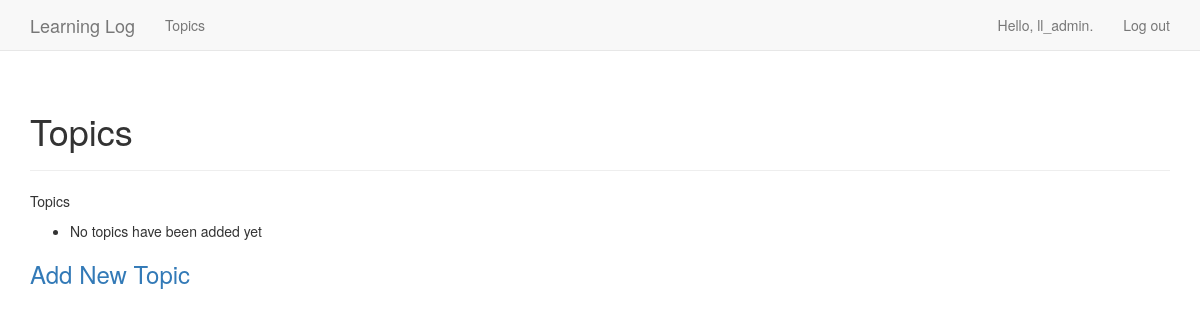
The page /topics/ (signed in) on the database as committed earlier.
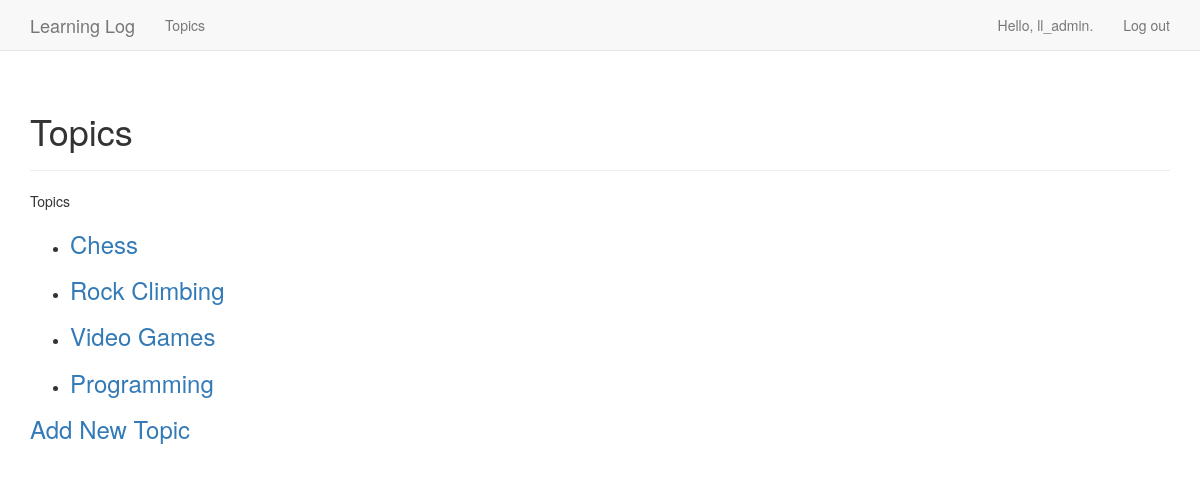
The same page on the database as committed later.
### learning_logs/models.py (models this page shows)
class Topic(models.Model):
    text = models.CharField(max_length=150)
    date_added = models.DateTimeField(auto_now_add=True)
    owner = models.ForeignKey(User, on_delete=models.CASCADE)
    def __str__(self):
        return self.text

### learning_logs/views.py (the view)
# urls.py: path('topics/', views.topics, name='topics'),
@login_required
def topics(request):
    topics = Topic.objects.filter(owner=request.user).order_by('date_added')
    context = {'topics': topics}
    return render(request, 'learning_logs/topics.html', context)

### learning_logs/templates/learning_logs/topics.html
{% extends "learning_logs/base.html" %}
{% block header %}
<h1>Topics</h1>
{% endblock header %}
{% block content %}
<p>
    Topics
</p>
<ul>
    {% for topic in topics %}
    <li>
        <h3>
            <a href="{% url 'learning_logs:topic' topic.id %}">{{ topic }}</a>
        </h3>
    </li>
    {% empty %}
    <li>No topics have been added yet</li>
    {% endfor %}
</ul>
<h3><a href="{% url 'learning_logs:new_topic' %}">Add New Topic </a></h3>
{% endblock content %}

### learning_logs/templates/learning_logs/base.html (shortened to what this page needs)
{% load bootstrap3 %}
<!DOCTYPE html>
<html lang="en">
<head>
    {% bootstrap_css %}
</head>
<body>
<nav class="navbar navbar-default navbar-static-top">
    <div class="container">
        <div class="navbar-header">
            <a class="navbar-brand" href="{% url 'learning_logs:index' %}">
                Learning Log</a>
        </div>
        <div id="navbar" class="navbar-collapse collapse">
            <ul class="nav navbar-nav">
                <li><a href="{% url 'learning_logs:topics' %}">Topics</a>
                </li>
            </ul>
            <ul class="nav navbar-nav navbar-right">
                {% if user.is_authenticated %}
                <li><a>Hello, {{ user.username }}.</a></li>
                <li>
                    <form method="post" action="{% url 'users:logout' %}">
                        <button type="submit" style="position: relative; display: block; padding: 15px;
                        color: #777; text-decoration: none; background-color: transparent; border: none;
                        cursor: pointer; font: inherit;"
                        onmouseover="this.style.color='#333';"
                        onmouseout="this.style.color='#777';">Log out
                        </button>
                    </form>
                </li>
                {% else %}
                <li><a href="{% url 'users:register' %}">Register</a></li>
                <li><a href="{% url 'users:login' %}">Log in</a></li>
                {% endif %}
            </ul>
        </div>
    </div>
</nav>
<div class="container">
    <div class="page-header">
        {% block header %}{% endblock header %}
    </div>
    <div>
        {% block content %}{% endblock content %}
    </div>
</div>
</body>
</html>

Rows that differ between the two databases and show on the page:
now on this page (row edited): Topic: text "Chess"
now on this page (row edited): Topic: text "Rock Climbing"
now on this page (row edited): Topic: text "Video Games"
now on this page (row edited): Topic: text "Programming"
Other text that changed with them:
text no longer shown: "No topics have been added yet"
